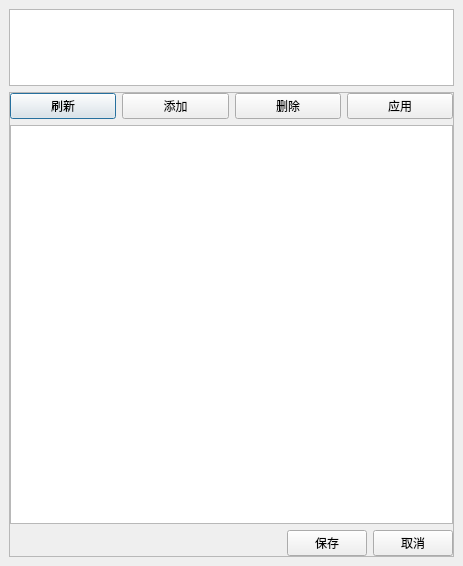
<?xml version="1.0" encoding="UTF-8"?>
<ui version="4.0">
 <class>DBScriptTestItemsEditorPopDlg</class>
 <widget class="QDialog" name="DBScriptTestItemsEditorPopDlg">
  <property name="geometry">
   <rect>
    <x>0</x>
    <y>0</y>
    <width>463</width>
    <height>566</height>
   </rect>
  </property>
  <property name="windowTitle">
   <string>测试项编辑器</string>
  </property>
  <layout class="QVBoxLayout" name="verticalLayout_2" stretch="1,6">
   <property name="leftMargin">
    <number>9</number>
   </property>
   <property name="topMargin">
    <number>9</number>
   </property>
   <property name="rightMargin">
    <number>9</number>
   </property>
   <property name="bottomMargin">
    <number>9</number>
   </property>
   <item>
    <widget class="QTextEdit" name="textEdit_TestItems">
     <property name="sizePolicy">
      <sizepolicy hsizetype="Expanding" vsizetype="Preferred">
       <horstretch>0</horstretch>
       <verstretch>0</verstretch>
      </sizepolicy>
     </property>
     <property name="maximumSize">
      <size>
       <width>16777215</width>
       <height>16777215</height>
      </size>
     </property>
     <property name="font">
      <font>
       <pointsize>10</pointsize>
      </font>
     </property>
     <property name="readOnly">
      <bool>false</bool>
     </property>
    </widget>
   </item>
   <item>
    <widget class="QFrame" name="frame">
     <property name="frameShape">
      <enum>QFrame::StyledPanel</enum>
     </property>
     <property name="frameShadow">
      <enum>QFrame::Raised</enum>
     </property>
     <layout class="QVBoxLayout" name="verticalLayout">
      <property name="leftMargin">
       <number>0</number>
      </property>
      <property name="topMargin">
       <number>0</number>
      </property>
      <property name="rightMargin">
       <number>0</number>
      </property>
      <property name="bottomMargin">
       <number>0</number>
      </property>
      <item>
       <layout class="QHBoxLayout" name="horizontalLayout_2">
        <item>
         <widget class="QPushButton" name="btn_refresh">
          <property name="text">
           <string>刷新</string>
          </property>
         </widget>
        </item>
        <item>
         <widget class="QPushButton" name="btn_add">
          <property name="text">
           <string>添加</string>
          </property>
         </widget>
        </item>
        <item>
         <widget class="QPushButton" name="btn_delete">
          <property name="text">
           <string>删除</string>
          </property>
         </widget>
        </item>
        <item>
         <widget class="QPushButton" name="btn_apply">
          <property name="text">
           <string>应用</string>
          </property>
         </widget>
        </item>
       </layout>
      </item>
      <item>
       <widget class="QTableView" name="tableView_TestItems"/>
      </item>
      <item>
       <layout class="QHBoxLayout" name="horizontalLayout">
        <item>
         <spacer name="horizontalSpacer">
          <property name="orientation">
           <enum>Qt::Horizontal</enum>
          </property>
          <property name="sizeHint" stdset="0">
           <size>
            <width>40</width>
            <height>20</height>
           </size>
          </property>
         </spacer>
        </item>
        <item>
         <widget class="QPushButton" name="btn_ok">
          <property name="text">
           <string>保存</string>
          </property>
         </widget>
        </item>
        <item>
         <widget class="QPushButton" name="btn_cancel">
          <property name="text">
           <string>取消</string>
          </property>
         </widget>
        </item>
       </layout>
      </item>
     </layout>
    </widget>
   </item>
  </layout>
 </widget>
 <resources/>
 <connections/>
</ui>
